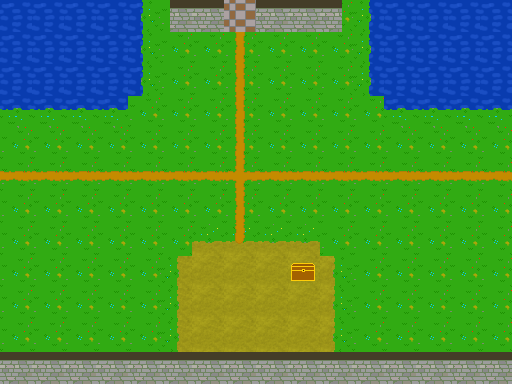

Below is a game level as drawn by its tile map, then a one-line description and the .tmx file that defines it, in full:
An orthogonal 16x12 tile map with 32x32 px tiles, 3 tile layers (Tile Layer 1, Tile Layer 2, Tile Layer 3) and 7 objects (5x Collider, Interaction, Spawn).

<map version="1.2" tiledversion="1.2.4" orientation="orthogonal" renderorder="right-down" width="16" height="12" tilewidth="32" tileheight="32" infinite="0" nextlayerid="7" nextobjectid="9">
 <tileset firstgid="1" source="Tiles.tsx" />
 <layer id="1" name="Tile Layer 1" width="16" height="12">
  <data encoding="csv">
4,4,4,4,4,2,2,2,2,2,2,4,4,4,4,4,
4,4,4,4,4,2,2,2,2,2,2,4,4,4,4,4,
4,4,4,4,4,2,2,2,2,2,2,4,4,4,4,4,
4,4,4,4,2,2,2,2,2,2,2,2,4,4,4,4,
2,2,2,2,2,2,2,2,2,2,2,2,2,2,2,2,
2,2,2,2,2,2,2,2,2,2,2,2,2,2,2,2,
2,2,2,2,2,2,2,2,2,2,2,2,2,2,2,2,
2,2,2,2,2,2,3,3,3,3,2,2,2,2,2,2,
2,2,2,2,2,3,3,3,3,3,3,2,2,2,2,2,
2,2,2,2,2,3,3,3,3,3,3,2,2,2,2,2,
2,2,2,2,2,3,3,3,3,3,3,2,2,2,2,2,
17,17,17,17,17,17,17,17,17,17,17,17,17,17,17,17
</data>
 </layer>
 <layer id="2" name="Tile Layer 2" width="16" height="12">
  <data encoding="csv">
4,4,4,4,5,21,17,1,17,17,20,8,4,4,4,4,
4,4,4,4,5,0,0,16,0,0,0,8,4,4,4,4,
4,4,4,4,5,0,0,16,0,0,0,8,4,4,4,4,
7,7,7,7,0,0,0,16,0,0,0,0,7,7,7,7,
0,0,0,0,0,0,0,16,0,0,0,0,0,0,0,0,
15,15,15,15,15,15,15,10,15,15,15,15,15,15,15,15,
0,0,0,0,0,0,0,16,0,0,0,0,0,0,0,0,
0,0,0,0,0,0,6,6,6,6,0,0,0,0,0,0,
0,0,0,0,0,8,0,0,0,0,5,0,0,0,0,0,
0,0,0,0,0,8,0,0,0,0,5,0,0,0,0,0,
0,0,0,0,0,8,0,0,0,0,5,0,0,0,0,0,
0,0,0,0,0,0,0,0,0,0,0,0,0,0,0,0
</data>
 </layer>
 <layer id="3" name="Tile Layer 3" width="16" height="12">
  <data encoding="csv">
0,0,0,0,0,0,0,0,0,0,0,0,0,0,0,0,
0,0,0,0,0,0,0,0,0,0,0,0,0,0,0,0,
0,0,0,0,0,0,0,0,0,0,0,0,0,0,0,0,
0,0,0,0,0,0,0,0,0,0,0,0,0,0,0,0,
0,0,0,0,0,0,0,0,0,0,0,0,0,0,0,0,
0,0,0,0,0,0,0,0,0,0,0,0,0,0,0,0,
0,0,0,0,0,0,0,0,0,0,0,0,0,0,0,0,
0,0,0,0,0,0,0,13,0,0,0,0,0,0,0,0,
0,0,0,0,0,0,0,0,0,9,0,0,0,0,0,0,
0,0,0,0,0,0,0,0,0,0,0,0,0,0,0,0,
0,0,0,0,0,0,0,0,0,0,0,0,0,0,0,0,
0,0,0,0,0,0,0,0,0,0,0,0,0,0,0,0
</data>
 </layer>
 <objectgroup id="4" name="Collision">
  <object id="4" type="Collider" x="0" y="0" width="148.667" height="120" />
  <object id="5" type="Collider" x="364" y="0" width="148.667" height="120" />
  <object id="6" type="Collider" x="169.333" y="-2.66667" width="54.6667" height="34.6667" />
  <object id="7" type="Collider" x="255.333" y="0" width="86.6667" height="33.3333" />
  <object id="8" type="Collider" x="-0.666667" y="348.667" width="514" height="36" />
 </objectgroup>
 <objectgroup id="5" name="Interaction">
  <object id="2" name="To North" type="Interaction" gid="23" x="224" y="32" width="32" height="32">
   <properties>
    <property name="Action" value="Teleport" />
    <property name="Level" value="North" />
    <property name="X" type="int" value="140" />
    <property name="Y" type="int" value="200" />
   </properties>
  </object>
 </objectgroup>
 <objectgroup id="6" name="Other">
  <object id="1" name="Spawn" gid="24" x="230" y="185" width="16" height="26" />
 </objectgroup>
</map>